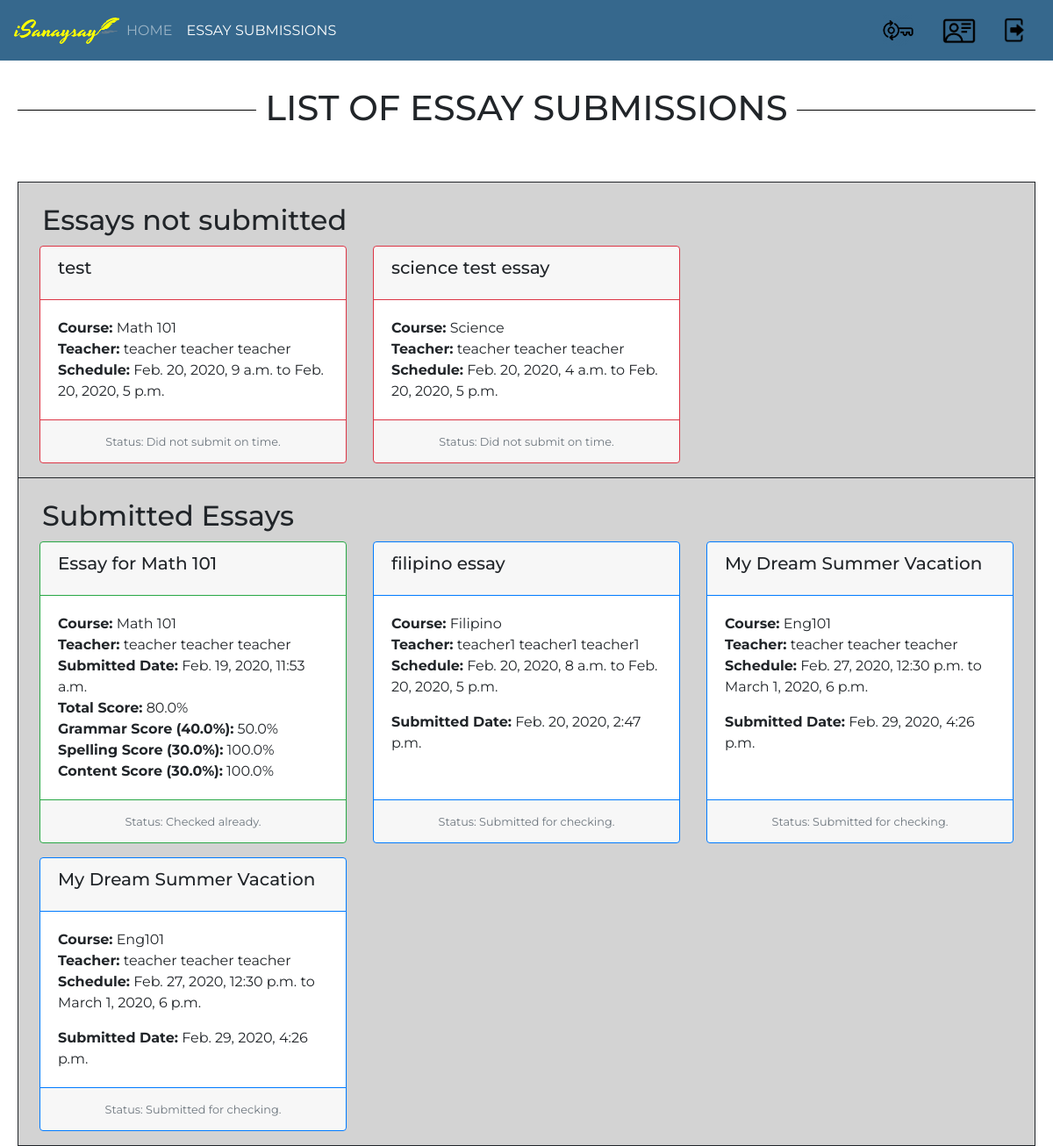
The page /isanaysay/view_essay_submissions (signed in) on the database as committed earlier.
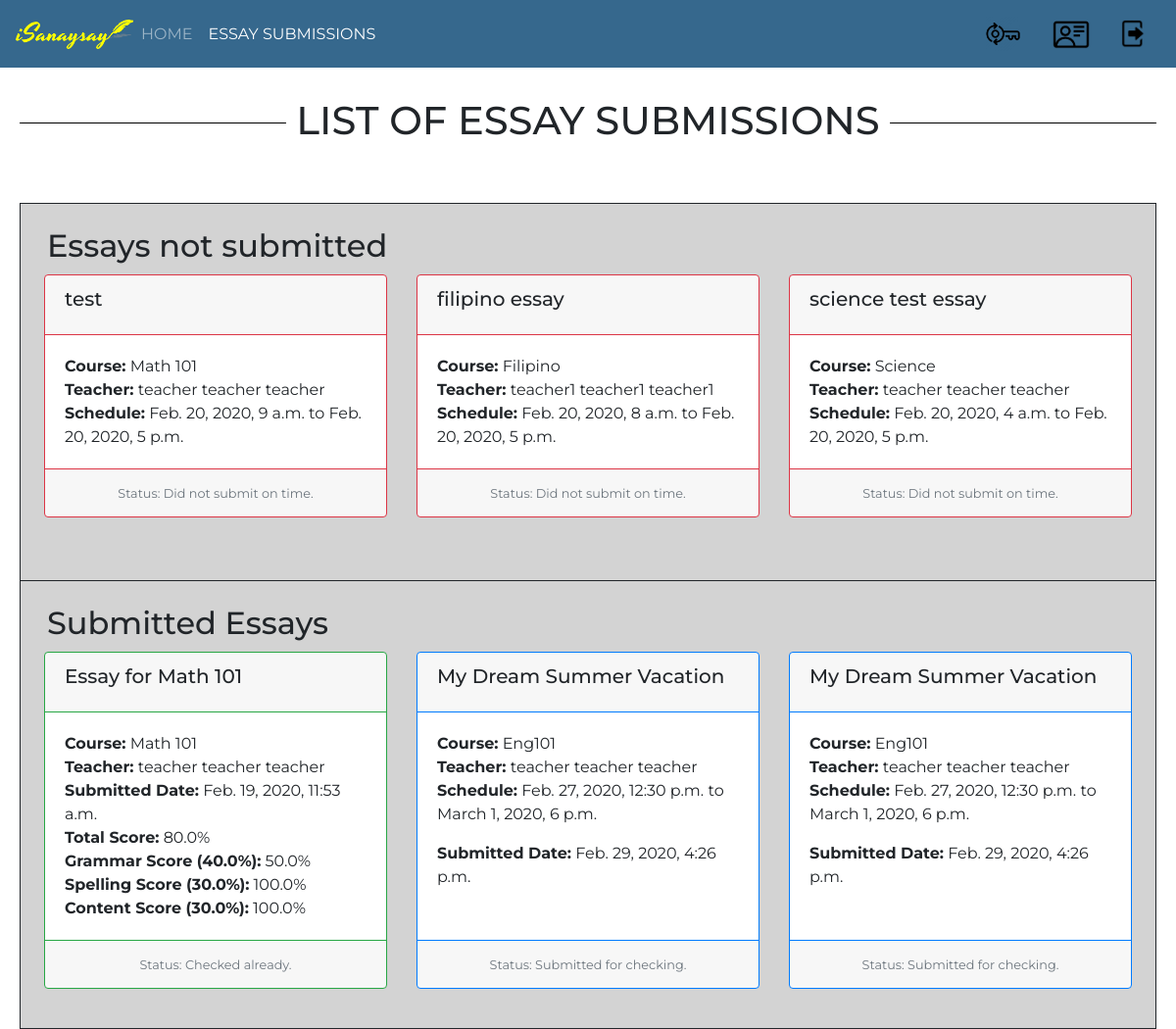
The same page on the database as committed later.
### users/models.py (models this page shows, shortened)
class Essay(models.Model):
    course = models.ForeignKey(Course, verbose_name="Course", on_delete = models.CASCADE)
    name = models.CharField(verbose_name="Essay Name", max_length=300)
    essay_description = models.CharField(verbose_name="Essay Description", max_length=1500)
    essay_code = models.CharField(verbose_name="Essay Code", max_length=100)
    maximum_length = models.IntegerField(verbose_name="Maximum Length")
    start_date_time = models.DateTimeField(verbose_name="Essay Start Date and Time")
    end_date_time = models.DateTimeField(verbose_name="Essay End Date and Time")
    criteria_no_1 = models.FloatField(verbose_name="Grammar",default=0)
    criteria_no_2 = models.FloatField(verbose_name="Spelling",default=0)
    criteria_no_3 = models.FloatField(verbose_name="Content",default=0)
    words = models.CharField(verbose_name="Words",max_length=10000,default="")
    def is_past_due(self):
        date_today = datetime.datetime.now().replace(tzinfo=utc)
        essay_end_date = self.end_date_time.replace(tzinfo=utc)
        return date_today > essay_end_date
    def is_ongoing(self):
        date_today = datetime.datetime.now().replace(tzinfo=utc)
        essay_end_date = self.end_date_time.replace(tzinfo=utc)
        essay_start_date = self.start_date_time.replace(tzinfo=utc)
        return date_today > essay_start_date and date_today < essay_end_date

class Course(models.Model):
    pass
    semester_Choices = (
        ('A', 'First Semester'),
        ('B', 'Second Semester'),
        ('C', 'Summer'),
    )
    shoolYear_Choices = (
        ('1', '2019-2020'),
        ('2', '2020-2021'),
        ('3', '2021-2022'),
    )
    name = models.CharField(verbose_name="Course Name", max_length=128)
    course_code = models.CharField(verbose_name="Course Code", max_length=128)
    course_description = models.CharField(verbose_name="Course Description", max_length=500)
    course_detail = models.CharField(verbose_name="Course Detail", max_length=100)
    course_unit = models.IntegerField(verbose_name="Course Units", default=3)
    course_semester = models.CharField(max_length=1,choices=semester_Choices, default='A', verbose_name="Semester")
    course_school_year = models.CharField(max_length=1,choices=shoolYear_Choices, default='20', verbose_name="School Year")
    start_date = models.DateField(verbose_name="Course Start Date")
    end_date = models.DateField(verbose_name="Course End Date")
    students = models.ManyToManyField(CustomUser, related_name='students_enrolled')
    teacher = models.ForeignKey(CustomUser, verbose_name="Teacher", on_delete = models.CASCADE)

class CustomUser(AbstractUser):
    pass
    isStudent_Choices = (
        ('S', 'Student'),
        ('T', 'Teacher'),
    )
    first_name = models.CharField(verbose_name="First Name", max_length=100, default="")
    middle_name = models.CharField(verbose_name="Middle Name", max_length=100, default="")
    last_name = models.CharField(verbose_name="Last Name", max_length=100, default="")
    email_address = models.CharField(verbose_name="Email Address", max_length=100, default="some@email.com")
    id_number = models.CharField(verbose_name="ID Number", max_length=50, default="")
    isStudent = models.CharField(max_length=1,choices=isStudent_Choices, default='S', verbose_name="Student or Teacher")
    def __str__(self):
        return self.first_name + " " + self.middle_name + " " + self.last_name

class EssaySubmission(models.Model):
    pass
    isChecked_Choices = (
        ('Y', 'Yes'),
        ('N', 'No'),
    )
    essay = models.ForeignKey(Essay, verbose_name="Essay", on_delete = models.CASCADE)
    student = models.ForeignKey(CustomUser, verbose_name="Student", on_delete = models.CASCADE)
    content = models.CharField(verbose_name="Essay Content", max_length=3000)
    isChecked = models.CharField(max_length=1,choices=isChecked_Choices, default='N', verbose_name="Checked or Not Checked")
    submitted_date = models.DateTimeField(verbose_name="Essay Submission Date", auto_now_add=True)
    checked_date = models.DateTimeField(verbose_name="Essay Checked Date", auto_now_add=True)
    grammar_score = models.FloatField(verbose_name="Grammar Score", default=0)
    spelling_score = models.FloatField(verbose_name="Spelling Score", default=0)
    content_score = models.FloatField(verbose_name="Content Score", default=0)
    def checked_submission(self):
        if self.isChecked == 'N':
            return False
        return True
    def get_total_score(self):
        return (self.grammar_score  * self.essay.criteria_no_1 / 100) + (self.spelling_score * self.essay.criteria_no_2 / 100 ) + (self.content_score * self.essay.criteria_no_3 / 100 )

### users/views.py (the view)
def view_essay_submissions(request):
    if request.user.is_authenticated:
        template = "list_essay_submission.html"
        user_id = request.user.id
        print(user_id)
        essays = Essay.objects.select_related('course')
        essay_submissions = EssaySubmission.objects.select_related('student','essay').filter(student__id=user_id)
        courses = Course.objects.all()
        for essay in essays:
            present = False
            for s in essay.course.students.all():
                if s.id == user_id:
                    present = True
                    break
            if not present:
                essays = essays.exclude(id=essay.id)
        for essay in essays:
            present = False
            for es in essay_submissions:
                if essay.id == es.essay.id:
                    present = True
                    break
            if present:
                essays = essays.exclude(id=essay.id)
        date_today = datetime.datetime.now().replace(tzinfo=utc)
        context = {
            'essays': essays,
            'courses': courses,
            'essay_submissions': essay_submissions,
            'date_today': date_today,
        }
        return render(request, template, context)
    else:
        return HttpResponseRedirect(reverse_lazy('index'))

### templates/list_essay_submission.html (shortened to what the changed rows need)
{% extends 'base.html' %}
{% block content %}
	<div id="parent"><div id="child"><br/><br/><br/>
		<h1><span> LIST OF ESSAY SUBMISSIONS </span></h1><br/>
    <div style="
    background-color: lightgray;
    border: 1px solid;
    max-width: 1170px;
    margin-top: 37px;
    margin-left: auto;
    margin-right: auto;
"><br>
    <h2 style="
    float: left;
    margin-left: 27px;
">Essays not submitted</h2><br/><br/>
    <div style="width:100%">
    <div class="card-deck" style="display:inline-flex">
				{% for essay in essays %}
        {% if essay.is_ongoing %}
  <div class="card border-warning mb-3" style="max-width:350px;">
      <div class="card-header border-warning" ><a style="float:left;" href="{% url 'add-essay-submission' essay.id %}"><h5 class="card-title">{{ essay.name }}</h5> </a></div>
    <div class="card-body">
      <p class="card-text" style="float:left;margin-bottom:0px;"><b>Course:</b> {{ essay.course.name }}</p><br/>
      <p class="card-text" style="float:left;margin-bottom:0px;"><b>Teacher:</b> {{ essay.course.teacher }}</p><br/>
      <p class="card-text" style="float:left; text-align: left;"><b>Schedule:</b> {{ essay.start_date_time }} to {{ essay.end_date_time }}</p>
    </div>
    <div class="card-footer border-warning">
      <small class="text-muted">Status: Ongoing.</small>
    </div>
  </div>
        {% elif essay.is_past_due %}
  <div class="card border-danger mb-3" style="max-width:350px;">
      <div class="card-header border-danger" ><div style="float:left;" ><h5 class="card-title">{{ essay.name }}</h5> </div></div>
    <div class="card-body">
      <p class="card-text" style="float:left;margin-bottom:0px;"><b>Course:</b> {{ essay.course.name }}</p><br/>
      <p class="card-text" style="float:left;margin-bottom:0px;"><b>Teacher:</b> {{ essay.course.teacher }}</p><br/>
      <p class="card-text" style="float:left; text-align: left;"><b>Schedule:</b> {{ essay.start_date_time }} to {{ essay.end_date_time }}</p>
    </div>
    <div class="card-footer border-danger">
      <small class="text-muted">Status: Did not submit on time.</small>
    </div>
  </div>
        {% endif %}
        {% if forloop.counter|divisibleby:"3" %}
      </div></div>
    <div style="width:100%"><div class="card-deck" style="display:inline-flex">
        {% endif %}
        {% if forloop.counter|divisibleby:"3" %}
      </div> </div><div style="width:100%"><div class="card-deck" style="display:inline-flex">
        {% endif %}
        {% if forloop.last %}
        {% if forloop.counter|add:-2|divisibleby:"3" %}
  <div class="card border-light mb-3" style="min-width:350px;max-width:350px;z-index:-100;"></div>
        {% endif %}
        {% endif %}
        {% empty %}
        <h5> No ongoing essays yet. </h5>
  {% endfor %}
</div></div>
</div>
<div style="
    background-color: lightgray;
    border: 1px solid;
    max-width: 1170px;
    border-top: 0;
    margin-left: auto;
    margin-right: auto;
"><br>
    <h2 style="
    float: left;
    margin-left: 27px;
">Submitted Essays</h2><br/><br/>
    <div style="width:100%">
    <div class="card-deck" style="display:inline-flex; clear:both;">
    {% for essay_submission in essay_submissions %}
        {% if not essay_submission.checked_submission %}
  <div class="card border-primary mb-3" style="max-width:350px;">
      <div class="card-header border-primary" ><div style="float:left;" ><h5 class="card-title">{{ essay_submission.essay.name }}</h5> </div></div>
    <div class="card-body">
      <p class="card-text" style="float:left;margin-bottom:0px;"><b>Course:</b> {{ essay_submission.essay.course.name }}</p><br/>
      <p class="card-text" style="float:left;margin-bottom:0px;"><b>Teacher:</b> {{ essay_submission.essay.course.teacher }}</p><br/>
      <p class="card-text" style="float:left; text-align: left;"><b>Schedule:</b> {{ essay_submission.essay.start_date_time }} to {{ essay_submission.essay.end_date_time }}</p>
      <p class="card-text" style="float:left; margin-bottom:0px;text-align: left;"><b>Submitted Date:</b> {{ essay_submission.submitted_date }}</p>
    </div>
    <div class="card-footer border-primary">
      <small class="text-muted">Status: Submitted for checking.</small>
    </div>
  </div>
        {% else %}
  <div class="card border-success mb-3" style="max-width:350px;">
      <div class="card-header border-success" ><div style="float:left;" ><h5 class="card-title">{{ essay_submission.essay.name }}</h5> </div></div>
    <div class="card-body">
      <p class="card-text" style="float:left;margin-bottom:0px;"><b>Course:</b> {{ essay_submission.essay.course.name }}</p><br/>
      <p class="card-text" style="float:left;margin-bottom:0px;"><b>Teacher:</b> {{ essay_submission.essay.course.teacher }}</p><br/>
      <p class="card-text" style="float:left; margin-bottom:0px;text-align: left; clear:both;"><b>Submitted Date:</b> {{ essay_submission.submitted_date }}</p><br/><br/>
      <p class="card-text" style="float:left; margin-bottom:0px;text-align: left;"><b>Total Score:</b> {{ essay_submission.get_total_score }}%</p>
      <p class="card-text" style="float:left; margin-bottom:0px;text-align: left;"><b>Grammar Score ({{essay_submission.essay.criteria_no_1}}%):</b> {{ essay_submission.grammar_score }}%</p>
      <p class="card-text" style="float:left; margin-bottom:0px;text-align: left;"><b>Spelling Score ({{essay_submission.essay.criteria_no_2}}%):</b> {{ essay_submission.spelling_score }}%</p>
      <p class="card-text" style="float:left; margin-bottom:0px;text-align: left;"><b>Content Score ({{essay_submission.essay.criteria_no_3}}%):</b> {{ essay_submission.content_score }}%</p>
    </div>
    <div class="card-footer border-success">
      <small class="text-muted">Status: Checked already.</small>
    </div>
  </div>
        {% endif %}
        {% if forloop.counter|divisibleby:"3" %}
      </div> </div><div style="width:100%"><div class="card-deck" style="display:inline-flex">
        {% endif %}
        {% if forloop.last %}
        {% if forloop.counter|add:-1|divisibleby:"3" %}
  <div class="card border-light mb-3" style="min-width:350px;max-width:350px;z-index:-100;"></div>
  <div class="card border-light mb-3" style="min-width:350px;max-width:350px;z-index:-100;"></div>
        {% endif %}
        {% endif %}
        {% empty %}
        <h5> No essay submitted yet. </h5>
        {% endfor %}
</div></div>
</div>
</div>
	</div></div>
{% endblock %}

Rows that differ between the two databases and show on the page:
removed EssaySubmission: essay.name "filipino essay", essay.course.name "Filipino", essay.course.teacher "teacher1 teacher1 teacher1", essay.start_date_time "Feb. 20, 2020, 8 a.m.", essay.end_date_time "Feb. 20, 2020, 5 p.m.", submitted_date "Feb. 20, 2020, 2:47 p.m."
now on this page (row unchanged): Essay: name "filipino essay", course.name "Filipino", course.teacher "teacher1 teacher1 teacher1", start_date_time "Feb. 20, 2020, 8 a.m.", end_date_time "Feb. 20, 2020, 5 p.m."
